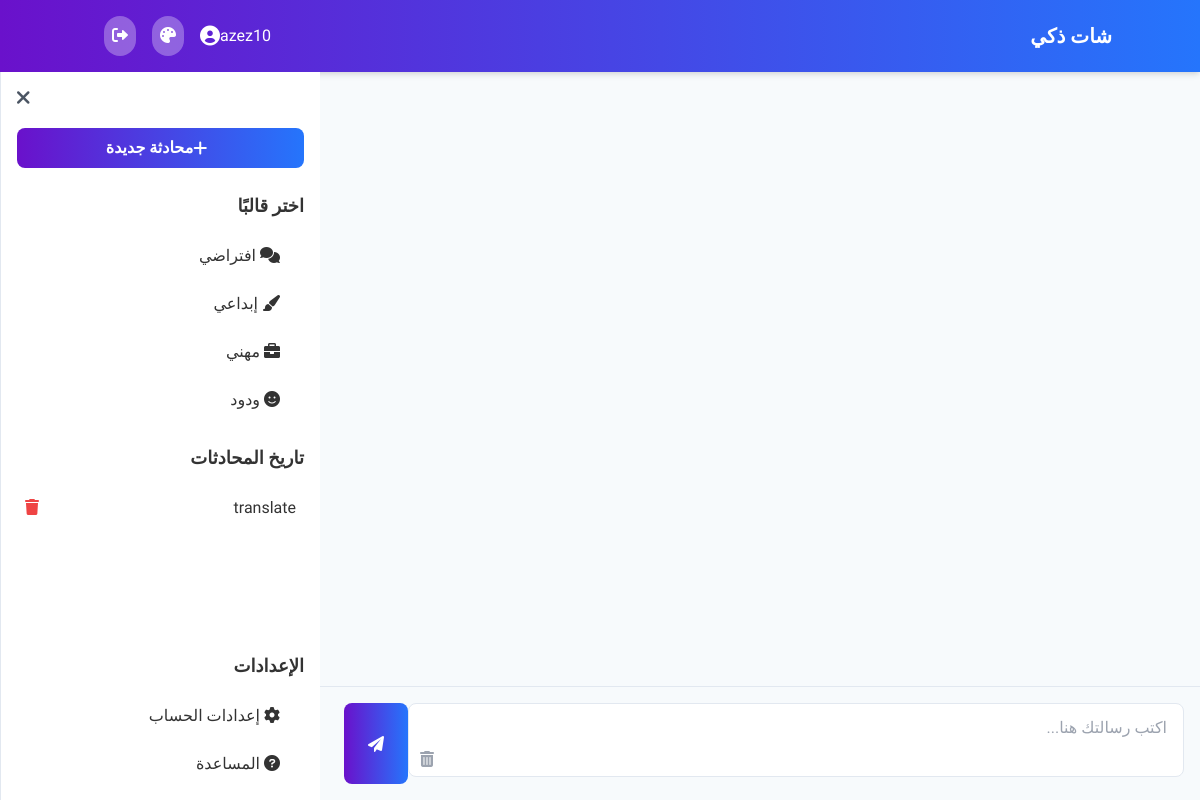
/chat (signed in), run on the app's committed database.
### tables this page shows
CREATE TABLE users (
        id TEXT PRIMARY KEY,
        username TEXT UNIQUE,
        password_hash TEXT,
        theme TEXT DEFAULT 'light'
    , language TEXT DEFAULT 'ar');

### app.py (the view)
@app.route('/chat')
def chat():
    if 'user_id' not in session:
        return render_template('login.html')
    conn = sqlite3.connect('chat_app.db')
    c = conn.cursor()
    c.execute("SELECT theme, language FROM users WHERE id = ?", (session['user_id'],))
    user = c.fetchone()
    c.execute("SELECT id FROM conversations WHERE user_id = ?", (session['user_id'],))
    if not c.fetchone():
        c.execute("INSERT INTO conversations (user_id, title) VALUES (?, ?)",
                 (session['user_id'], "محادثة افتراضية"))
        conn.commit()
    conn.close()
    return render_template('chat.html', templates=prompt_templates, theme=user[0], language=user[1], username=session['username'])

### templates/chat.html (shortened to what this page needs)
<!DOCTYPE html>
<html lang="{{ language }}" dir="{{ 'rtl' if language == 'ar' else 'ltr' }}">
<head>
    <link href="https://cdn.jsdelivr.net/npm/tailwindcss@2.2.19/dist/tailwind.min.css" rel="stylesheet">
    <link rel="stylesheet" href="https://cdnjs.cloudflare.com/ajax/libs/font-awesome/6.0.0-beta3/css/all.min.css">
    <link rel="stylesheet" href="https://cdnjs.cloudflare.com/ajax/libs/highlight.js/11.7.0/styles/atom-one-dark.min.css">
</head>
<body data-theme="{{ theme }}">
    <div class="flex flex-col min-h-screen">
        <header class="bg-gradient-to-r from-primary-color to-secondary-color p-4 shadow-md" style="background-image: linear-gradient(to right, var(--primary-color), var(--secondary-color));">
            <div class="container mx-auto flex justify-between items-center">
                <div class="flex items-center">
                    <div class="text-white font-bold text-xl">{{ 'شات ذكي' if language == 'ar' else 'Smart Chat' }}</div>
                </div>
                <div class="flex items-center space-x-4">
                    <div class="flex items-center space-x-2 ml-2">
                        <span class="text-white">{{ username }}</span>
                        <i class="fas fa-user-circle text-white text-xl"></i>
                    </div>
                    <div class="relative" id="theme-dropdown">
                        <button class="p-2 rounded-full bg-white bg-opacity-30 text-white hover:bg-opacity-40 transition focus:outline-none">
                            <i class="fas fa-palette"></i>
                        </button>
                    </div>
                    <button id="logout-btn" class="p-2 rounded-full bg-white bg-opacity-30 text-white hover:bg-opacity-40 transition focus:outline-none">
                        <i class="fas fa-sign-out-alt"></i>
                    </button>
                </div>
            </div>
        </header>
        <div class="flex flex-1 overflow-hidden relative">
            <div class="flex-1 flex flex-col">
                <div id="chat-messages" class="flex-1 overflow-y-auto p-4 space-y-4"></div>
                <div class="p-4 border-t border-gray-200" style="border-color: var(--border-color);">
                    <div class="flex space-x-2">
                        <div class="relative flex-1">
                            <textarea id="message-input" class="w-full pl-10 pr-4 py-3 border rounded-lg focus:outline-none focus:ring-2 focus:ring-blue-500 focus:border-transparent resize-none" style="background-color: var(--card-bg); color: var(--text-color); border-color: var(--border-color);" placeholder="{{ 'اكتب رسالتك هنا...' if language == 'ar' else 'Type your message here...' }}" rows="2"></textarea>
                            <button id="clear-chat-btn" class="absolute left-3 bottom-3 text-gray-400 hover:text-gray-600" title="{{ 'مسح المحادثة الحالية' if language == 'ar' else 'Clear current conversation' }}">
                                <i class="fas fa-trash-alt"></i>
                            </button>
                        </div>
                        <button id="send-btn" class="btn-primary text-white font-bold px-6 py-3 rounded-lg flex items-center justify-center" style="background-image: linear-gradient(to right, var(--primary-color), var(--secondary-color));">
                            <i class="fas fa-paper-plane"></i>
                        </button>
                    </div>
                </div>
            </div>
            <div id="sidebar" class="sidebar w-80 p-4 flex flex-col">
                <button id="close-sidebar-btn" class="self-end mb-4 text-gray-600 hover:text-gray-800">
                    <i class="fas fa-times text-xl"></i>
                </button>
                <div class="mb-6">
                    <button id="new-conversation-btn" class="btn-primary w-full text-white font-bold py-2 px-4 rounded-lg flex items-center justify-center" style="background-image: linear-gradient(to right, var(--primary-color), var(--secondary-color));">
                        <i class="fas fa-plus mr-2"></i> {{ 'محادثة جديدة' if language == 'ar' else 'New Conversation' }}
                    </button>
                </div>
                <div class="mb-6">
                    <h3 class="font-bold text-lg mb-4">{{ 'اختر قالبًا' if language == 'ar' else 'Choose a Template' }}</h3>
                    <div class="space-y-2">
                        <button class="sidebar-item w-full text-right px-4 py-2 rounded-lg hover:bg-opacity-10 transition" data-template="default">
                            <i class="fas fa-comments mr-2"></i> {{ 'افتراضي' if language == 'ar' else 'Default' }}
                        </button>
                        <button class="sidebar-item w-full text-right px-4 py-2 rounded-lg hover:bg-opacity-10 transition" data-template="creative">
                            <i class="fas fa-paint-brush mr-2"></i> {{ 'إبداعي' if language == 'ar' else 'Creative' }}
                        </button>
                        <button class="sidebar-item w-full text-right px-4 py-2 rounded-lg hover:bg-opacity-10 transition" data-template="professional">
                            <i class="fas fa-briefcase mr-2"></i> {{ 'مهني' if language == 'ar' else 'Professional' }}
                        </button>
                        <button class="sidebar-item w-full text-right px-4 py-2 rounded-lg hover:bg-opacity-10 transition" data-template="friendly">
                            <i class="fas fa-smile mr-2"></i> {{ 'ودود' if language == 'ar' else 'Friendly' }}
                        </button>
                    </div>
                </div>
                <div class="flex-1">
                    <h3 class="font-bold text-lg mb-4">{{ 'تاريخ المحادثات' if language == 'ar' else 'Chat History' }}</h3>
                    <div id="chat-history" class="space-y-2 overflow-y-auto" style="max-height: 400px;"></div>
                </div>
                <div class="mt-6">
                    <h3 class="font-bold text-lg mb-4">{{ 'الإعدادات' if language == 'ar' else 'Settings' }}</h3>
                    <div class="space-y-2">
                        <button class="sidebar-item w-full text-right px-4 py-2 rounded-lg hover:bg-opacity-10 transition" id="settings-btn">
                            <i class="fas fa-cog mr-2"></i> {{ 'إعدادات الحساب' if language == 'ar' else 'Account Settings' }}
                        </button>
                        <button class="sidebar-item w-full text-right px-4 py-2 rounded-lg hover:bg-opacity-10 transition" id="help-btn">
                            <i class="fas fa-question-circle mr-2"></i> {{ 'المساعدة' if language == 'ar' else 'Help' }}
                        </button>
                    </div>
                </div>
            </div>
        </div>
    </div>
</body>
</html>

### templates/chat.html (style rules this page uses)
:root { --primary-color: #6a11cb; --secondary-color: #2575fc; --text-color: #333333; --bg-color: #f7fafc; --card-bg: #ffffff; --border-color: #e2e8f0; --user-msg-bg: #e9f5ff; --ai-msg-bg: #f8f9fa; --hover-color: #f1f5f9; }
body { font-family: 'Tajawal', sans-serif; background-color: var(--bg-color); color: var(--text-color); transition: all 0.3s ease; }
.sidebar { background-color: var(--card-bg); border-left: 1px solid var(--border-color); transition: transform 0.3s ease; }
.btn-primary { background-image: linear-gradient(to right, var(--primary-color), var(--secondary-color)); transition: all 0.3s ease; }

### data on the page
users: language "شات ذكي", username "azez10", language "اكتب رسالتك هنا...", language "محادثة جديدة", language "اختر قالبًا", language "افتراضي", language "إبداعي", language "مهني", language "ودود", language "تاريخ المحادثات", language "الإعدادات", language "إعدادات الحساب", language "المساعدة"
